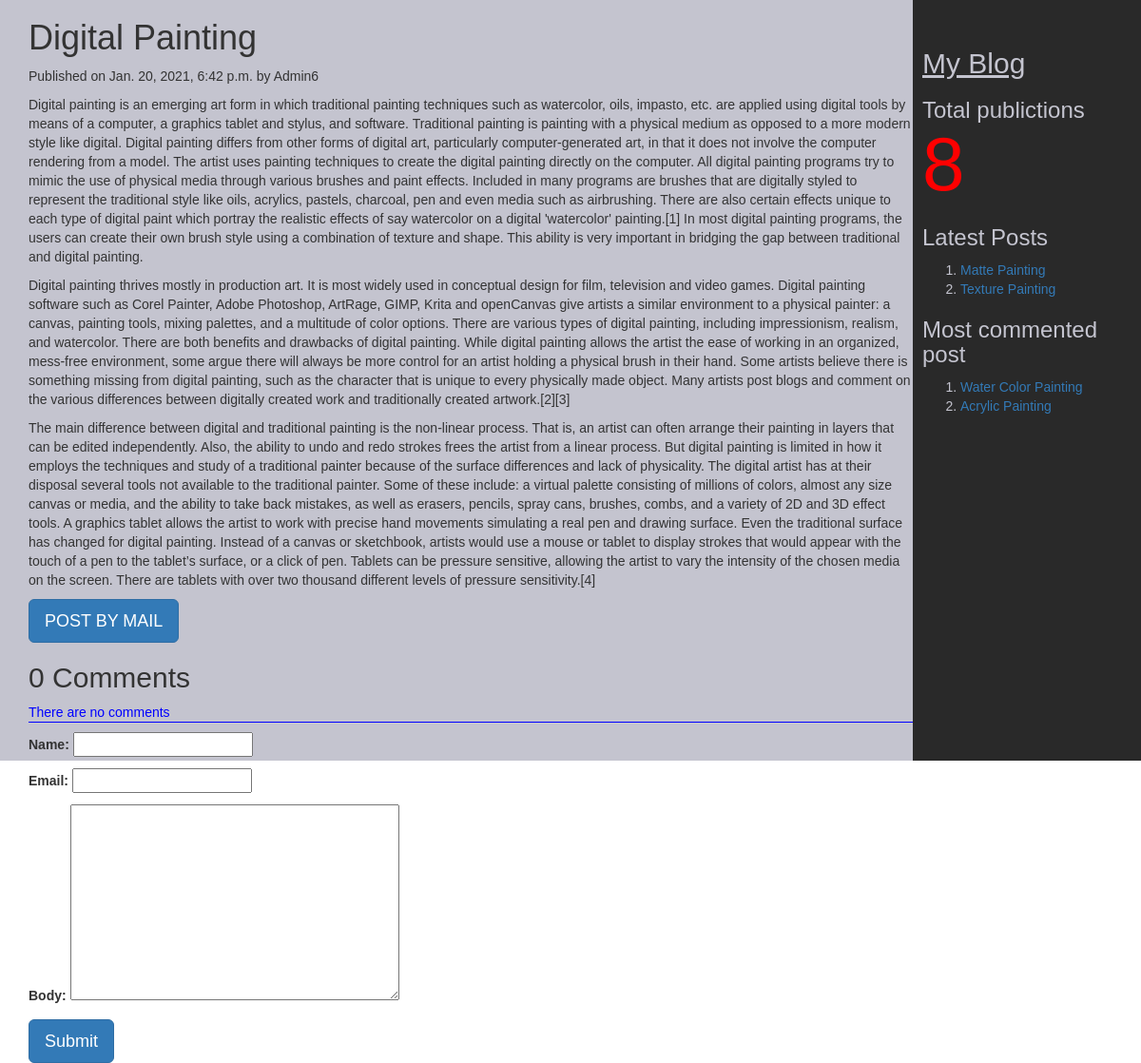
Page /2021/01/20/digital-painting/ on the committed database.
### myApp/models.py (models this page shows, shortened)
class Post(models.Model):
    tags = TaggableManager()
    STATUS_CHOICE=(('draft','Draft'),('published','Published'))
    title = models.CharField(max_length=200)
    slug = models.SlugField(max_length=50,unique_for_date='publish')
    author = models.ForeignKey(User,related_name='blog_posts',on_delete=models.CASCADE)
    body = models.TextField()
    publish = models.DateTimeField(default=timezone.now)
    created = models.DateTimeField(auto_now_add=True)
    updated = models.DateTimeField(auto_now=True)
    status = models.CharField(max_length=10,choices=STATUS_CHOICE,default='draft')
    objects = CustomManager()
    class Meta:
        ordering=('-publish',)
    def get_absolute_url(self):
        return reverse("post_detail",args=[self.publish.year,self.publish.strftime('%m'),self.publish.strftime('%d'),self.slug])

### myApp/views.py (the view, shortened to what this page needs)
# urls.py: url(r'^(?P<year>\d{4})/(?P<month>\d{2})/(?P<day>\d{2})/(?P<post>[-\w]+)/$',views.post_detail_view,name='post_detail'),
def post_detail_view(request,year,month,day,post):
    post=get_object_or_404(Post,slug=post,publish__year=year,publish__month=month,publish__day=day)
    comments=post.comments.filter(active=True)
    csubmit=False
    form=CommentForm()
    d={'post':post,'form':form,'csubmit':csubmit,'comments':comments}
    return render(request,'myApp/post_detail.html',d)

### myApp/forms.py
class CommentForm(forms.ModelForm):
    class Meta:
        model = Comment
        fields = ('name','email','body')

### myApp/models.py (called while the page is built)
    def get_queryset(self):#called automatically the moment we create objects
        return super().get_queryset().filter(status='published')

### myApp/templatetags/mytags.py (called while the page is built)
@register.simple_tag
def total_posts():
        return Post.objects.count()

@register.inclusion_tag('myApp/latest_post.html')
def show_latest_posts(count=3):
    latest_posts=Post.objects.order_by('-publish')[:count]
    return {'latest_posts':latest_posts}

@register.simple_tag
def get_most_commented_posts(count=2):
    return Post.objects.annotate(total_comments=Count('comments')).order_by('-total_comments')[:count]

### templates/myApp/post_detail.html (shortened to what this page needs)
<html>
    {%extends 'myApp/parent.html'%}
        {%block content_block%}
        <h1>{{post.title}}</h1>
        <p>Published on {{post.publish}} by {{post.author|title}}</p>
        {{post.body|linebreaks}}
        <a href="/{{post.id}}/share" class='btn btn-lg btn-primary'>POST BY MAIL</a>
        {%with comments.count as comments_count%}
        <h2>{{comments_count}} Comment{{comments_count|pluralize}}</h2>
        {%endwith%}
        {%if comments%}
        {%for c in comments%}
        <p>Comment {{forloop.counter}} by {{c.name}}</p>
        <div>{{c.body|linebreaks}}</div>
        <hr>
        {%endfor%}
        {%else%}
        <p style="color:blue;border-bottom:1px blue solid">There are no comments</p>
        {%endif%}
        {%if csubmit%}
        <h2>Thank you. Your comment has been added successfully</h2>
        {%else%}
        <form method="post">
          {{form.as_p}}
          <input type="submit" class="btn btn-lg btn-primary" value="Submit">
        </form>
        {%endif%}
        {%endblock%}

### templates/myApp/parent.html (shortened to what this page needs)
<html>
{%load mytags%}
    <head>
        <link rel="stylesheet" href="https://maxcdn.bootstrapcdn.com/bootstrap/3.3.7/css/bootstrap.min.css">
    </head>
    <body>
        <div class="content" style="font-family:arial;width:80%;float:left;background-color:#c4c4cf;height:100vh;padding:0 0 0 30px">
              {%block content_block%}
              {%endblock%}
        </div>
        <div class="sidebar" style="font-family:arial;width:20%;float:right;background-color:#292929;height:100vh;padding:10px">
          <div style="color:#c4c4cf">
            <br>
              <h2><u>My Blog</u></h2>
                <h3>Total publictions
                  <span style="color:red;font-size:80px">
                  {%total_posts%}</span>
                  <h3>Latest Posts</h3>
                    {% show_latest_posts 2%}
                  <h3>Most commented post</h3>
                  {%get_most_commented_posts as m%}
                  <ol>
                    {%for post in m%}
                    <li><a href="{{post.get_absolute_url}}">{{post.title}}</a></li>
                    {%endfor%}
                  </ol>
                </h3>
            </div>
        </div>
    </body>
</html>

### templates/myApp/latest_post.html
<!DOCTYPE html>
<html lang="en" dir="ltr">
  <body>
    <ol>
    {%for post in latest_posts%}
    <li><a href="{{post.get_absolute_url}}">{{post.title}}</a></li>
    {%endfor%}
      </ol>
  </body>
</html>

### rows in the picture
Post: title "Digital Painting", publish "Jan. 20, 2021, 6:42 p.m.", author "Admin6", body "Digital painting is an emerging art form in which traditional painting techniques such as watercolor, oils, impasto, etc. are applied using digital tools by means of a computer, a graphics tablet and stylus, and software. Traditional painting is painting with a physical medium as opposed to a more modern style like digital. Digital painting differs from other forms of digital art, particularly computer-generated art, in that it does not involve the computer rendering from a model. The artist uses painting techniques to create the digital painting directly on the computer. All digital painting programs try to mimic the use of physical media through various brushes and paint effects. Included…"
Post: title "Matte Painting"
Post: title "Texture Painting"
Post: title "Water Color Painting"
Post: title "Acrylic Painting"

### other values in the picture
{{ comments_count }} "0"
